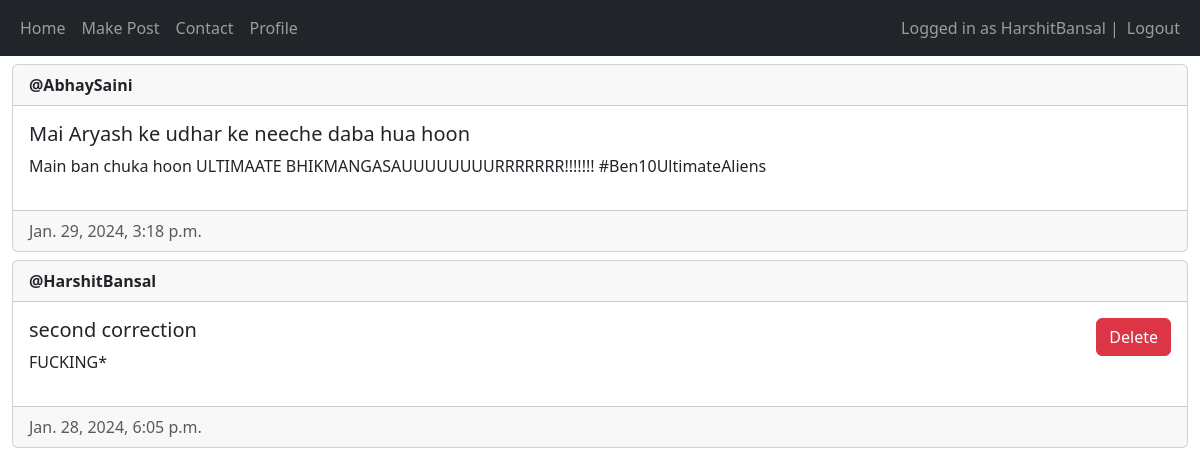
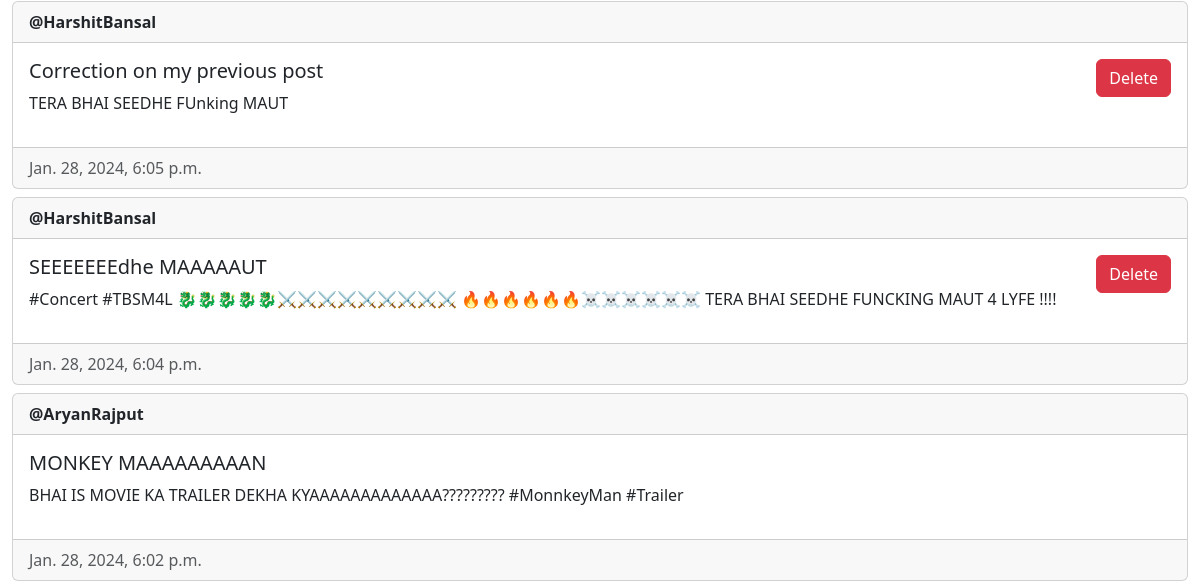
/ (signed in, upper part), run on an earlier commit of the app's database (2 pictures, top to bottom).
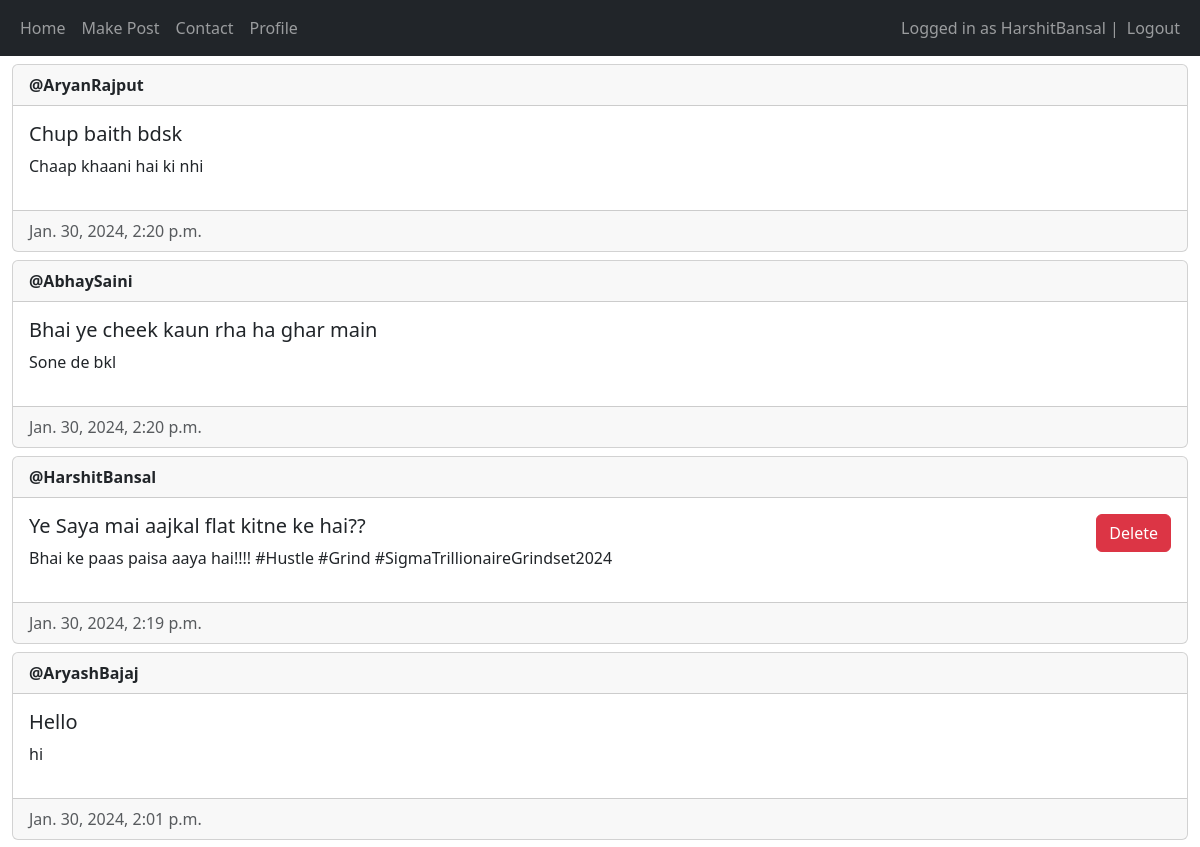
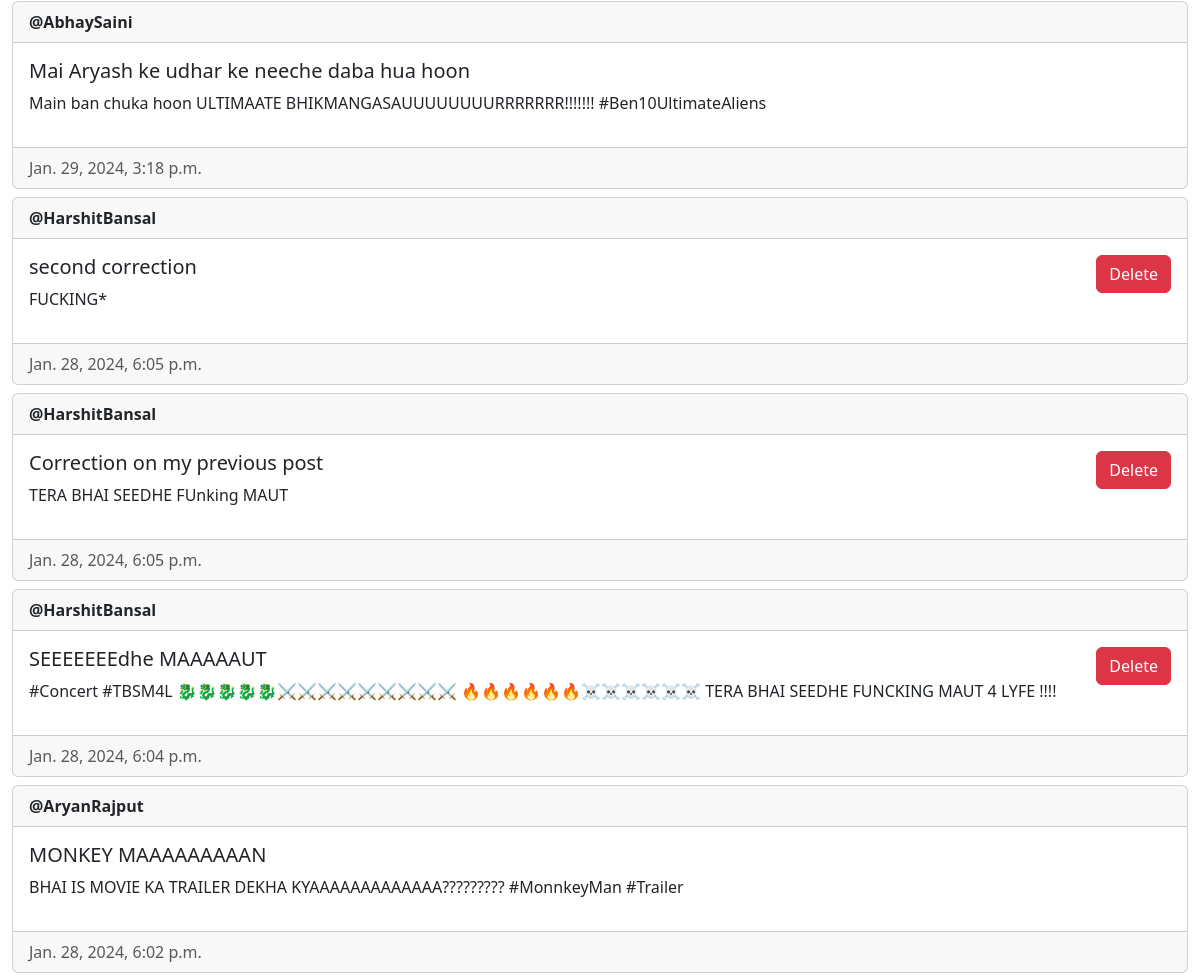
And on a later commit of the database (2 pictures, top to bottom).
### main/models.py (models this page shows, shortened)
class Post(models.Model) :
    author = models.ForeignKey(User, on_delete = models.CASCADE)
    title = models.CharField(max_length=200)
    description = models.TextField()
    created_at = models.DateTimeField(auto_now_add=True)
    updated_at = models.DateTimeField(auto_now= True)

### main/views.py (the view, shortened to what this page needs)
# urls.py: path('', views.home, name="home"),
@login_required(login_url = "/login")
def home(request) :
    posts = Post.objects.all().order_by("-created_at")
    return render(request, "main/home.html", {"posts" : posts})

### main/templates/main/home.html (shortened to what this page needs)
{% extends "main/base.html" %}
{% block content %}
{% for post in posts %}
<div class="card mt-2">
    <div class="card-header"><strong>@{{ post.author.username }}</strong></div>
    <div class="card-body d-flex flex-row justify-content-between">
        <div>
            <h5 class="card-title">{{ post.title }}</h5>
            <p>{{post.description}}</p>
        </div>
        <div>
            {% if user == post.author or perms.main.delete_post %}
                <form method="post">
                    <button type="submit" name="post-id" class="btn btn-danger" value="{{post.id}}">Delete</button>
                </form>
            {% endif %}
        </div>
    </div>
    <div class="card-footer text-muted">{{post.created_at}}</div>
</div>
{% empty %}
<p> No posts yet !!! </p>
{% endfor %}
{% endblock content %}

What changed in the data, as far as the page shows it:
added Post: author.username "AryanRajput", title "Chup baith bdsk", description "Chaap khaani hai ki nhi", created_at "Jan. 30, 2024, 2:20 p.m."
added Post: author.username "AbhaySaini", title "Bhai ye cheek kaun rha ha ghar main", description "Sone de bkl", created_at "Jan. 30, 2024, 2:20 p.m."
added Post: author.username "HarshitBansal", title "Ye Saya mai aajkal flat kitne ke hai??", description "Bhai ke paas paisa aaya hai!!!! #Hustle #Grind #SigmaTrillionaireGrindset2024", {{ post.id }} 14 (drawn), created_at "Jan. 30, 2024, 2:19 p.m."
added Post: author.username "AryashBajaj", title "Hello", description "hi", created_at "Jan. 30, 2024, 2:01 p.m."
